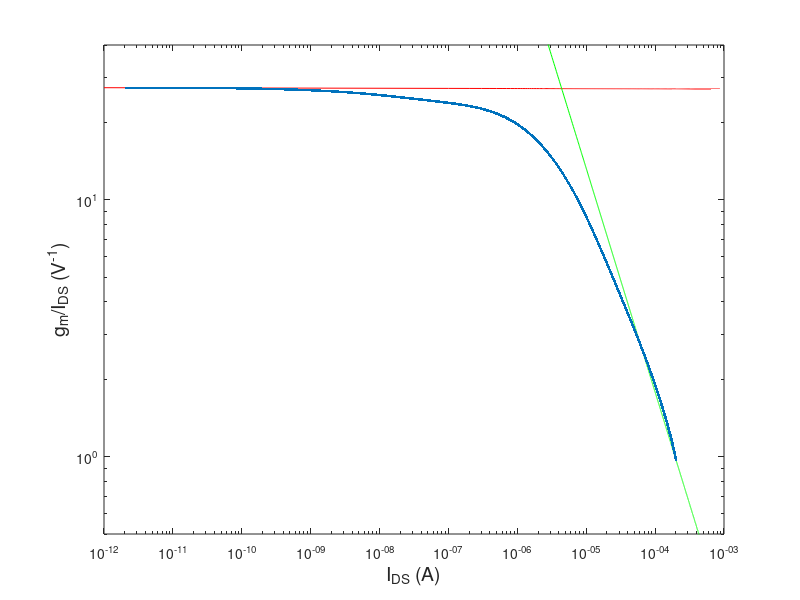

This figure's MATLAB source:
%%% Specific current calculations
clear all
close all

load nmos_i_vgs
load gmi_n

v_gs = data(:,1);
i_ds = data(:,2);

g_m_calc = diff(i_ds)./diff(v_gs);
g_m_over_i_calc = g_m_calc./i_ds(2:end);
g_m_over_i_meas = measData(:,2);

[max_eff, i_max_eff] = max(g_m_over_i_meas);

x = linspace(1e-12,1e-3,10000);
m1 = (log10(g_m_over_i_meas(i_max_eff+1))-log10(g_m_over_i_meas(i_max_eff)))/...
    (log10(i_ds(i_max_eff+1))-log10(i_ds(i_max_eff)));

y1 = 10.^(m1*(log10(x)-log10(i_ds(i_max_eff))) + log10(g_m_over_i_meas(i_max_eff)) );

offset = 4000;

m2 = (log10(g_m_over_i_meas(end)) - log10(g_m_over_i_meas(end-offset)))/...
    (log10(i_ds(end))-log10(i_ds(end-offset)));

y2 = 10.^(m2*(log10(x)-log10(i_ds(end-offset))) + log10(g_m_over_i_meas(end-offset)));

for i=1:length(x)
    if y1(i) > y2(i)
        I_specific = x(i);
        %I_specific = 1.656e-5
        break
    end
end

nmos_specI = figure();
loglog(x,y1,'r',...
    x,y2,'g',...
    i_ds,g_m_over_i_meas,'.',...
    'LineWidth',1)
xlabel('I_{DS} (A)','fontsize',14)
ylabel('g_m/I_{DS} (V^{-1})','fontsize',14)
xlim([1e-12,1e-3])
ylim([.5e0,40])
